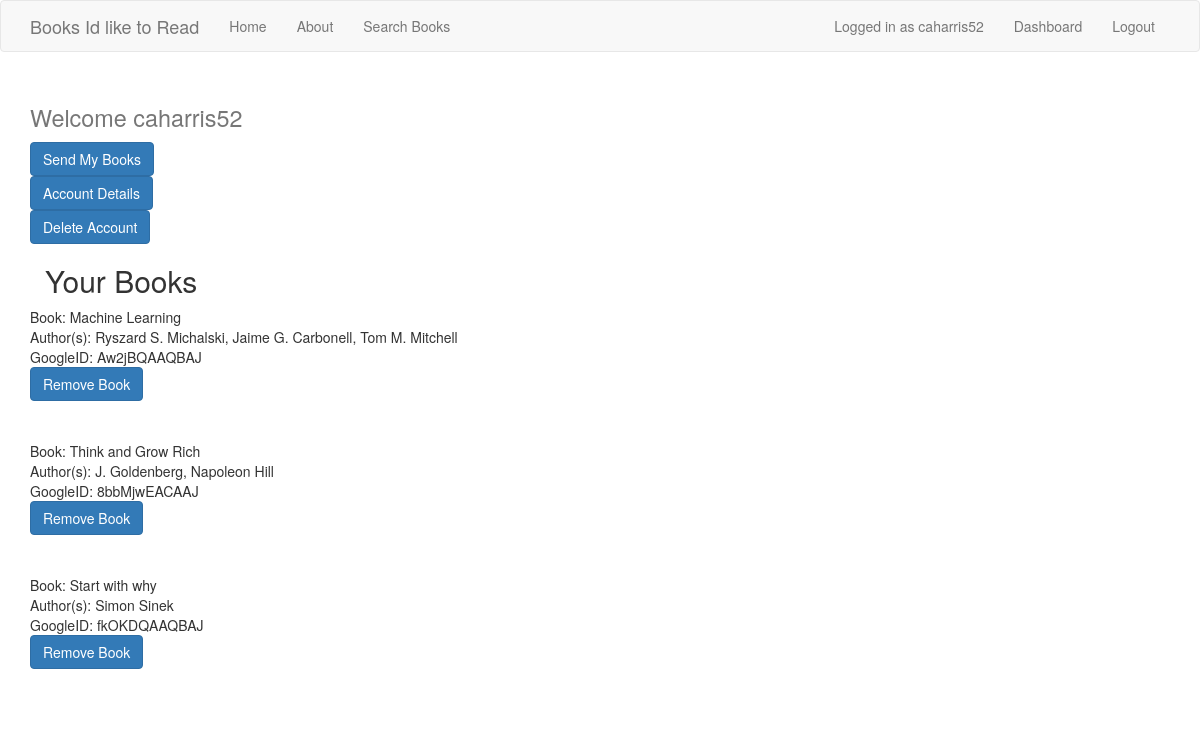
The app's page /dashboard (signed in) with its own data.
### tables this page shows
CREATE TABLE users (id INTEGER PRIMARY KEY, username TEXT, email TEXT, password TEXT, name TEXT);

CREATE TABLE books (id INT, username TEXT, email TEXT, book Text, authors TEXT, googleID TEXT);

### backend.py (the view, shortened to what this page needs)
@app.route("/dashboard", methods=["GET", "POST"])
def dashboard():
    books = BooksDB().create_json(session['username'])
    email= BooksDB().grab_info(session['username'])[2]
    session['email'] = email
    return render_template('dashboard.html', session=session, books=books)

### backend.py (called while the page is built)
    def grab_info(self, username):
        conn = sqlite3.connect("users.db")
        cur = conn.cursor()
        user_row = cur.execute("SELECT id,username,email FROM users where username=?", (username,)).fetchone()
        conn.commit()
        conn.close()
        return user_row

    def create_json(self, username):
        conn=sqlite3.connect('users.db')
        cur=conn.cursor()
        jfile = cur.execute('SELECT book, authors, googleID FROM books WHERE username=?', (username,)).fetchall()
        books = dict(total=0, items=list())
        for book, authors, googleID in jfile:
            books['items'].append(dict(book=book,authors=authors, googleID=googleID))
            books['total'] +=1
        return books

### templates/dashboard.html
<!doctype html>
{% extends 'layout.html' %}
{% block body %}
{% if session.logged_in %}
  <h1> <small> Welcome {{ session.username }} </small> </h1>
  <div>
  <form class="sub_data" action="" method="post">
    <button class="btn btn-primary" type="submit" value="Submit">Send My Books</button>
  </form>
  <a href='/accountDetails' class="btn btn-primary">Account Details</a><br>
  <a href='/deleteAccount' class="btn btn-primary">Delete Account</a>
  </div>
  <div class='container'>
    <h2>Your Books</h2>
  </div>
  {% for item in books['items'] %}
  <div class="border">
  <div class='card text-left'>
    <div>Book: {{item['book']}}</div>
    <div>Author(s): {{item.authors}}</div>
    <div>GoogleID: {{item.googleID}}</div>
    <a href="{{ url_for('remove_book', title=item['book']) }}" class="btn btn-primary">Remove Book</a>
  </div>
  </div>
  <br><br>
  {% endfor %}
{% else %}
<h1>Login To View Your Dashboard</h1>
{% endif %}
{% endblock %}

### templates/layout.html (shortened to what this page needs)
<html>
  <head>
    <link rel='stylesheet' href="https://maxcdn.bootstrapcdn.com/bootstrap/3.3.7/css/bootstrap.min.css">
  </head>
  <body>
    {% include 'includes/_navbar.html' %}
    <div class='container'>
      {% block body %}{% endblock %}
    </div>
  </body>
</html>

### templates/includes/_navbar.html (shortened to what this page needs)
<nav class="navbar navbar-default">
      <div class="container">
        <div class="navbar-header">
          <a href="/" class="navbar-brand">Books Id like to Read</a>
        </div>
        <div id="navbar" class="collapse navbar-collapse">
          <ul class="nav navbar-nav navbar-left">
            {% if session.logged_in %}
            <li><a href="/">Home</a></li>
            <li><a href="/about">About</a></li>
            <li><a href='/search'>Search Books</a></li>
          </ul>
            {% else %}
            <li><a href="/">Home</a></li>
            <li><a href="/about">About</a></li>
            <li><a href='/search'>Search Books</a></li>
            <li><a href='/login'>Login</a></li>
            {% endif %}
          <ul class="nav navbar-nav navbar-right">
            {% if session.logged_in %}
            <li><a href="/dashboard">Logged in as {{session.username}}</a></li>
            <li><a href="/dashboard">Dashboard</a></li>
            <li><a href="/logout">Logout</a></li>
            {% else %}
            <li><a href="/register">Register</a></li>
            {% endif %}
          </ul>
        </div>
      </div>
</nav>

### records on screen
users: username "caharris52"
books: book "Machine Learning", authors "Ryszard S. Michalski, Jaime G. Carbonell, Tom M. Mitchell", googleID "Aw2jBQAAQBAJ"
books: book "Think and Grow Rich", authors "J. Goldenberg, Napoleon Hill", googleID "8bbMjwEACAAJ"
books: book "Start with why", authors "Simon Sinek", googleID "fkOKDQAAQBAJ"
